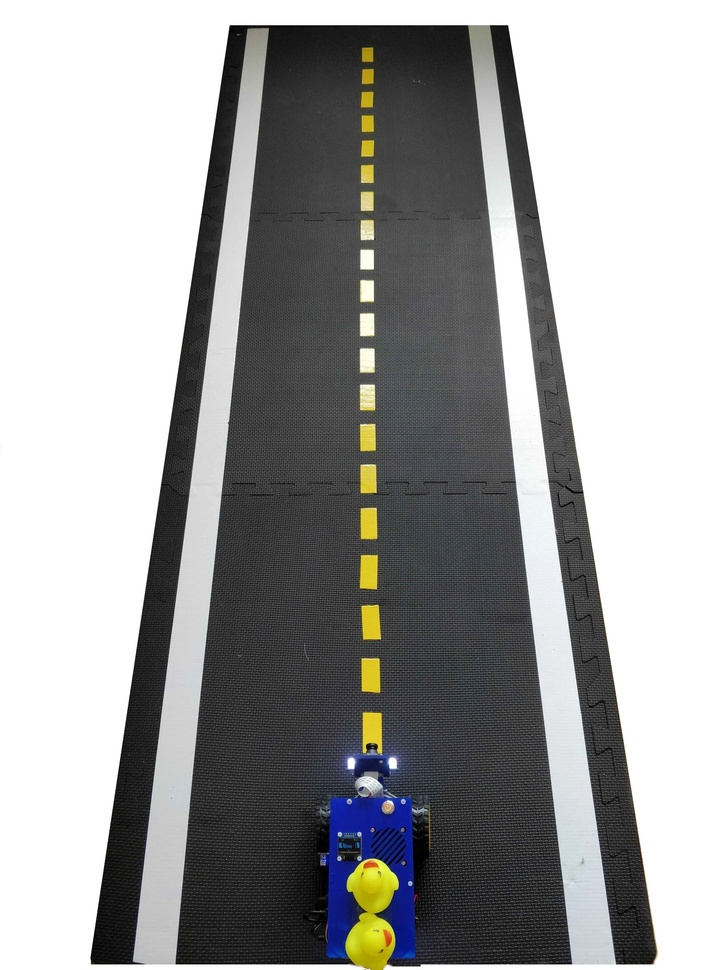
#> input picture modcon/solution/images/wheel-calib-setup.jpg, 727 x 970 px, shrunk from 1440 x 1920 before the run; its folder holds only this picture in this run
$ python -i visual_servoing_activity.py   (imports and definitions only)   (older library calls are emulated)
#> lines starting #> are read from the running program, lines starting #| are printed output that depends on the picture
#> further down, picture is the input picture: shape (970, 727, 3); mean B, G, R 158.7, 159, 158.6
#!/usr/bin/env python
# coding: utf-8

# In[1]:


# The function written in this cell will actually be ran on your robot (sim or real).
# Put together the steps above and write your DeltaPhi function!
# DO NOT CHANGE THE NAME OF THIS FUNCTION, INPUTS OR OUTPUTS, OR THINGS WILL BREAK

import cv2
import numpy as np


# [57 lines left out: functions get_steer_matrix_left_lane_markings, get_steer_matrix_right_lane_markings, not called in this run]


# In[32]:


# The function written in this cell will actually be ran on your robot (sim or real).
# Put together the steps above and write your DeltaPhi function!
# DO NOT CHANGE THE NAME OF THIS FUNCTION, INPUTS OR OUTPUTS, OR THINGS WILL BREAK

import cv2
import numpy as np


def detect_lane_markings(image):
    """
        Args:
            image: An image from the robot's camera in the BGR color space (numpy.ndarray)
        Return:
            left_masked_img:   Masked image for the dashed-yellow line (numpy.ndarray)
            right_masked_img:  Masked image for the solid-white line (numpy.ndarray)
    """

    h, w, _ = image.shape
#> h = 970; w = 727


    #image = cv2.imread('../images/visual_control/pic1_rect.png')


    #mgbgr = cv2.cvtColor(imgbgr, cv2.COLOR_BGR2RGB)

    #imgrgb = cv2.cvtColor(image, cv2.COLOR_BGR2RGB)

    # Convert the image to HSV for any color-based filtering
    imghsv = cv2.cvtColor(image, cv2.COLOR_BGR2HSV)
#> imghsv: shape (970, 727, 3); mean H, S, V 24.2, 11, 161.3

    # Most of our operations will be performed on the grayscale version
    img = cv2.cvtColor(image, cv2.COLOR_BGR2GRAY)
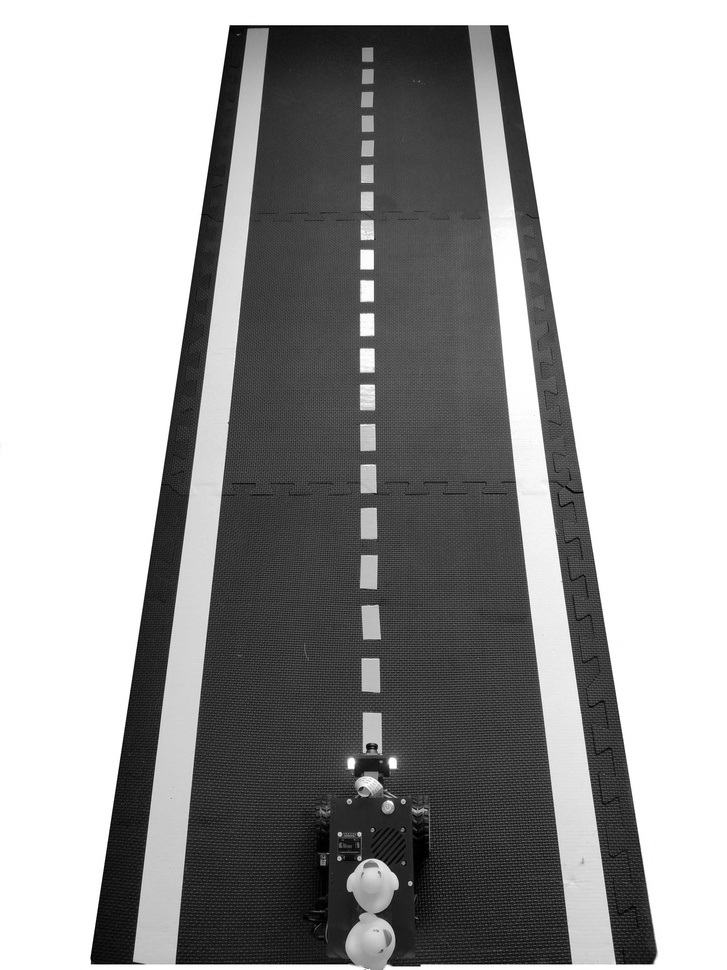
#> img: shape (970, 727); min 0, max 255, mean 158.8

    mask_ground = np.zeros(img.shape, dtype=np.uint8) # TODO: CHANGE ME
    print(img.shape)
#| (970, 727)

    import rospy
    mask_factor = 0.82
    try:
#> (the run stopped early here; a loop or call above may not have finished)
